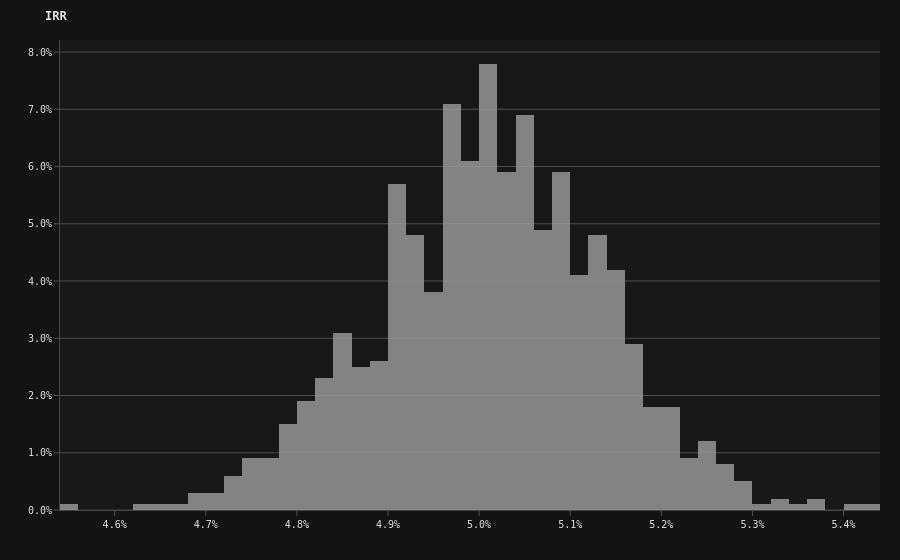

The cell this chart's notebook holds for it:
### Code cell
fig = go.Figure()

# 1. Add Trace 1: Revenues (Mapped to primary 'x')
fig.add_trace(
    go.Histogram(
        x=df[('output', 'irr')],
        opacity=0.8,
        histnorm='probability'
    )
)

fig.update_layout(
    title="IRR",
    xaxis=dict(
        tickformat='.1%'
    ),
    yaxis=dict(
        tickformat='.1%'
    )
)


fig.show()

### Figure 1 — Plotly figure (JSON) as saved in the notebook; plotly's stock layout.template omitted (floating-point values rounded to 4 significant figures; data arrays with more than 128 entries replaced by an {"elided": "..."} marker saying what was removed)
{"data": [{"histnorm": "probability", "opacity": 0.8, "type": "histogram", "x": {"elided": "1000 float values"}}], "layout": {"title": {"text": "IRR"}, "xaxis": {"tickformat": ".1%"}, "yaxis": {"tickformat": ".1%"}}}
